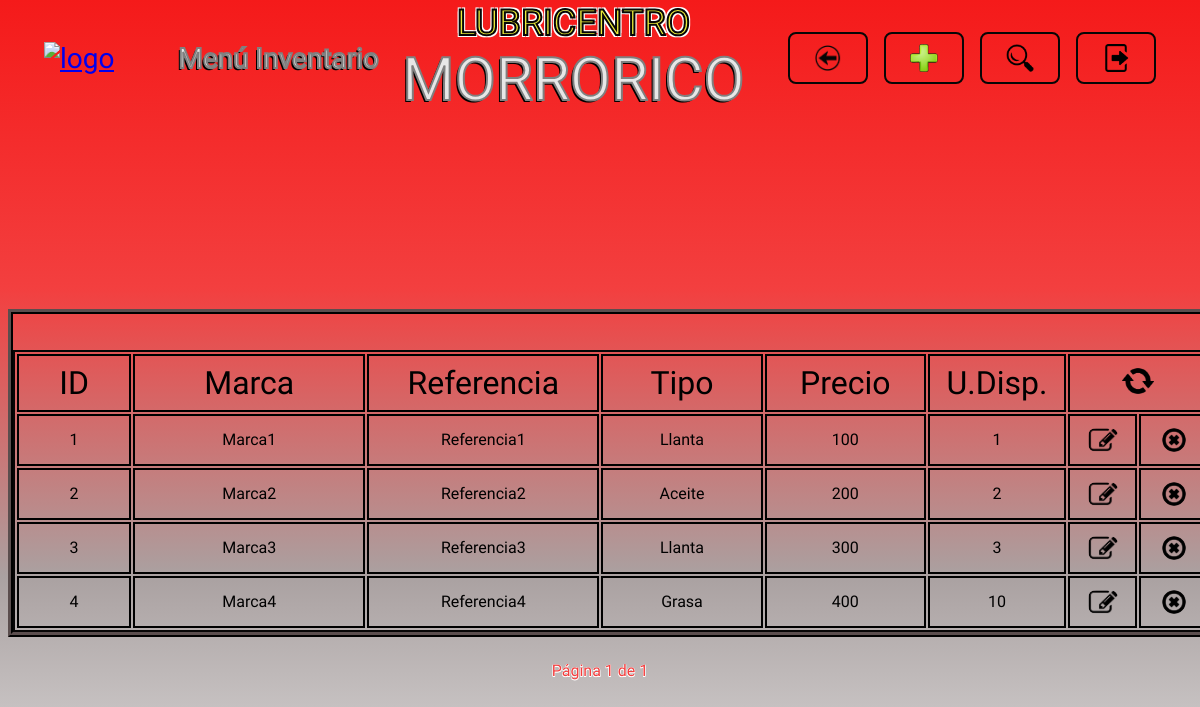
Page /inventario/ on the earlier database version.
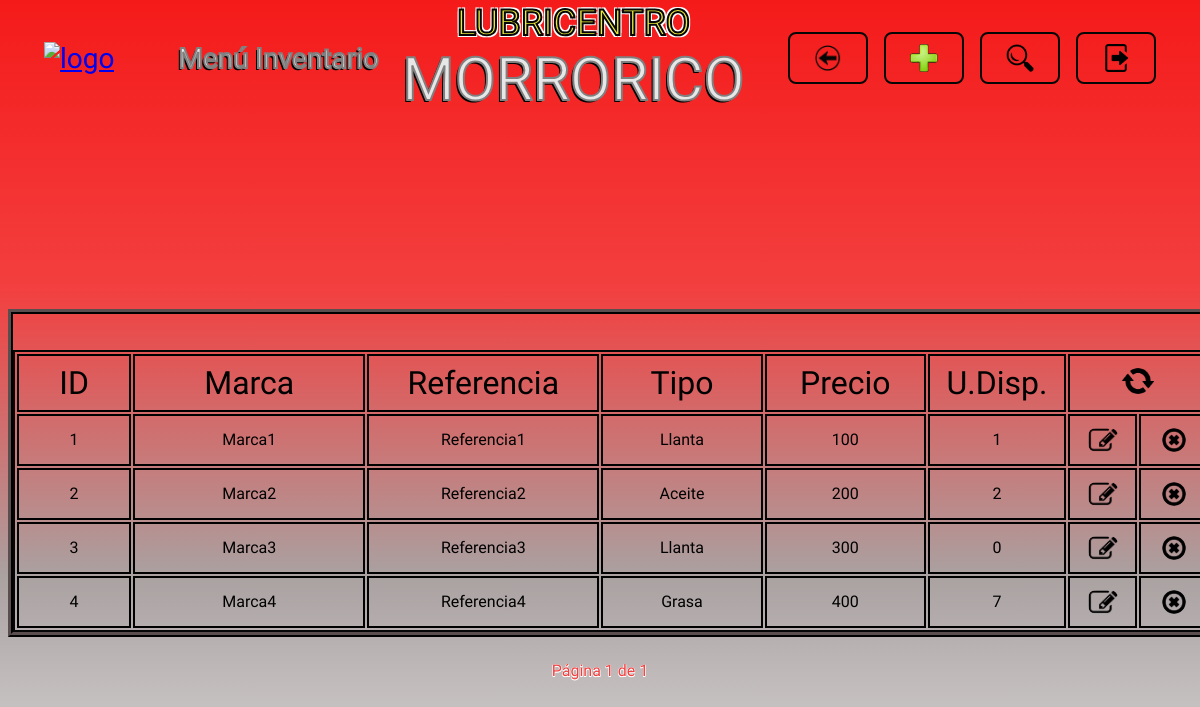
Same page on the later database version.
### inventario/models.py (models this page shows)
class Producto(models.Model):
    OPCIONES_TIPO = [
        ("Llanta", "Llanta"),
        ("Aceite", "Aceite"),
        ("Filtro", "Filtro"),
        ("Grasa", "Grasa")
    ]
    marca = models.CharField(max_length=60,null=False, blank=False)
    referencia = models.CharField(max_length=40, null=False, blank=False)
    tipo_producto = models.CharField(max_length=40, choices=OPCIONES_TIPO, null=False, blank=False)
    precio = models.IntegerField(null=False, blank=False)
    unidades_disponibles = models.IntegerField(null=False, blank=False)

### inventario/views.py (the view)
# urls.py: path('inventario/', include('inventario.urls')),
def inventario(request, productos=None, registrado=False, eliminado=False, actualizado=False, sin_coincidencias=False, campo=None, buscar=None, name_url="inventario"):
    if productos is None:
        productos = Producto.objects.all()
    paginator = Paginator(productos, 20)
    numero_pagina = request.GET.get('pagina')
    try:
        pagina = paginator.page(numero_pagina)
    except PageNotAnInteger:
        pagina = paginator.page(1)
    except EmptyPage:
        pagina = paginator.page(paginator.num_pages)
    return render(request, 'inventario.html', {
        "registrado": registrado,
        "eliminado": eliminado,
        "actualizado": actualizado,
        "sin_coincidencias": sin_coincidencias,
        "buscar": buscar,
        "campo": campo,
        "pagina": pagina,
        "name_url": name_url,
    })

### templates/inventario.html (shortened to what this page needs)
{% extends "layouts/base.html" %}
{% load static %}
{% block nombre_seccion %}
<p class="header__titulo letra_blanca">Menú Inventario</p>
{% endblock nombre_seccion %}
{% block boton_volver %}
<li>
    <a href="{% url "menu_opciones" %}" class="header__boton header__volver">
        <img src="{% static "images/logo_volver.png" %}" alt="volver" class="header__logo_boton">
    </a>
</li>
{% endblock boton_volver %}
{% block boton_registrar %}
<li>
    {% include "layouts/partials/boton_registrar.html" %}
</li>
{% endblock boton_registrar %}
{% block boton_buscar %}
<li>
    {% include "layouts/partials/boton_buscar.html" %}
</li>
{% endblock boton_buscar %}
{% block boton_cerrar_sesion %}
    {% include "layouts/partials/boton_cerrar_sesion.html" %}
{% endblock boton_cerrar_sesion %}
{% block cuerpo_seccion %}
<div class="contenedor tabla_registros">
    <table class="tabla_registros__tabla">
        <tr class="celdas_encabezado">
            <th class="celda tabla_registros__celda_id">ID</th>
            <th class="celda tabla_registros__celda_marca">Marca</th>
            <th class="celda tabla_registros__celda_referencia">Referencia</th>
            <th class="celda tabla_registros__celda_tipo">Tipo</th>
            <th class="celda tabla_registros__celda_precio">Precio</th>
            <th class="celda tabla_registros__celda_unidades_disponibles">U.Disp.</th>
            <th colspan="2" class="celda tabla_registros__celda_recargar"><a href="{% url "inventario" %}"><img src="{% static "images/logo_recargar.png" %}" alt="recargar" class="tabla_registros__recargar"></a></th>
        </tr>
        {% for producto in pagina.object_list %}
        <tr class="celdas_datos">
            <td class="celda tabla_registros__celda_id">{{ producto.id }}</td>
            <td class="celda tabla_registros__celda_marca">{{ producto.marca }}</td>
            <td class="celda tabla_registros__celda_referencia">{{ producto.referencia }}</td>
            <td class="celda tabla_registros__celda_tipo">{{ producto.tipo_producto }}</td>
            <td class="celda tabla_registros__celda_precio">{{ producto.precio }}</td>
            <td class="celda tabla_registros__celda_unidades_disponibles">{{ producto.unidades_disponibles }}</td>
            <td class="celda tabla_registros__celda_editar"><a href="#" data-registro-id={{ producto.id }} data-app-registro="inventario" class="tabla_registros__boton boton_editar"><img src="{% static "images/logo_editar.png" %}" alt="editar" class="tabla_registros__logo_boton tabla_registros__editar"></a></td>
            <td class="celda tabla_registros__celda_eliminar"><a href="#" data-url= {% url "eliminar_producto" producto.id %} data-mensaje= "producto tipo {{ producto.tipo_producto }} de referencia {{ producto.referencia }} con ID {{ producto.id }}" class="tabla_registros__boton boton_eliminar"><img src="{% static "images/logo_eliminar.png" %}" alt="eliminar" class="tabla_registros__logo_boton tabla_registros__eliminar"></a></td>
        </tr>
        {% endfor %}
    </table>
</div>
{% endblock cuerpo_seccion %}
{% block paginacion %}
{% include "layouts/partials/paginacion.html" %}
{% endblock paginacion %}

Differences in the rows shown:
changed Producto "Marca3": unidades_disponibles "3" → "0"
changed Producto "Marca4": unidades_disponibles "10" → "7"
